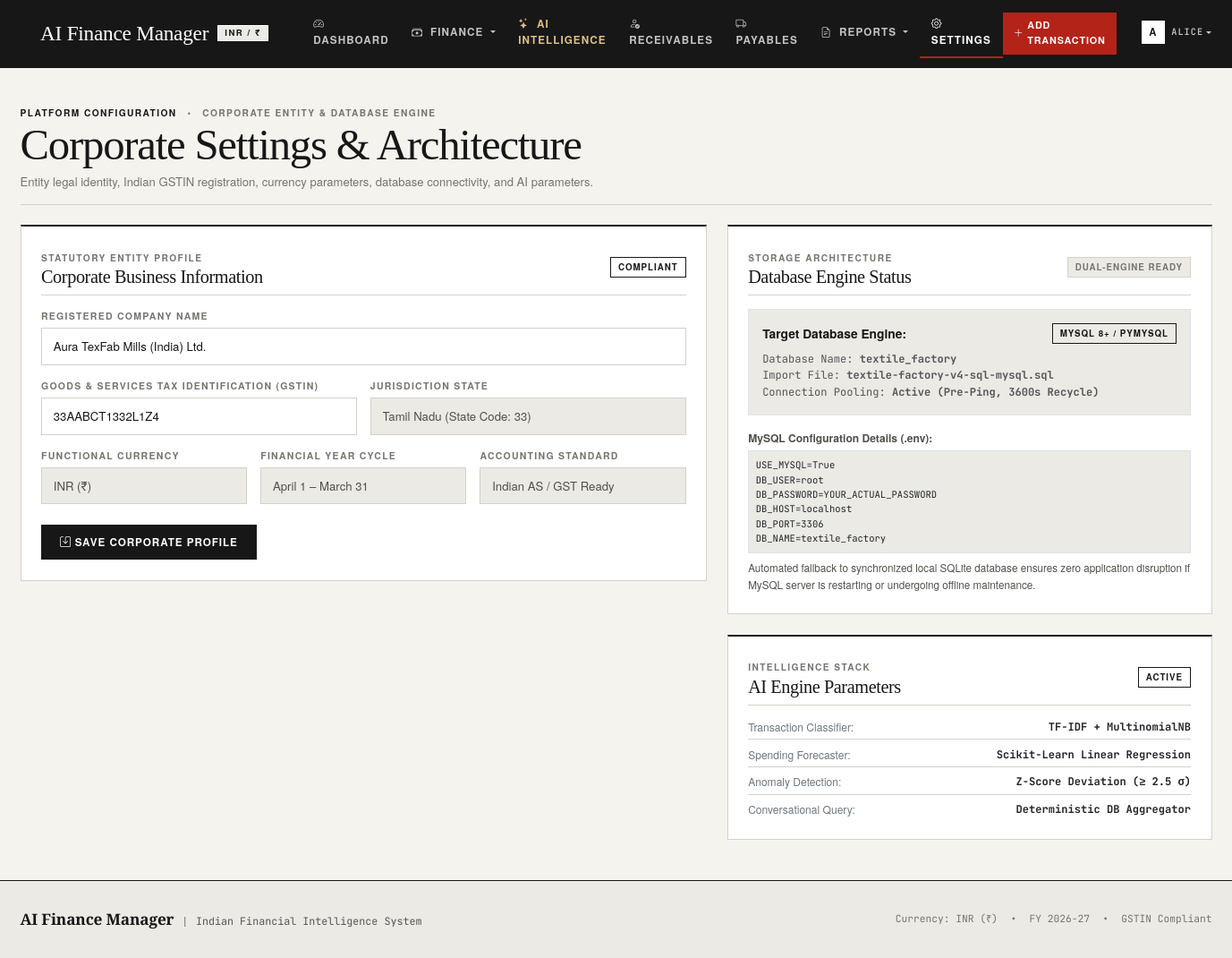
The app's page /settings (signed in) with its own data.
### models.py (models this page shows, shortened)
class User(UserMixin, db.Model):
    __tablename__ = 'users'
    user_id = db.Column(db.Integer, primary_key=True, autoincrement=True)
    username = db.Column(db.String(50), unique=True, nullable=False, index=True)
    email = db.Column(db.String(100), unique=True, nullable=False, index=True)
    password_hash = db.Column(db.String(255), nullable=False)
    role = db.Column(db.String(20), default='Admin', nullable=False)
    company_name = db.Column(db.String(150), default='Aura TexFab Mills (India) Ltd.', nullable=True)
    gstin = db.Column(db.String(20), default='33AABCT1332L1Z4', nullable=True)
    created_at = db.Column(db.DateTime, default=utc_now, server_default=db.func.now())
    accounts = db.relationship('Account', backref='owner', cascade='all, delete-orphan', lazy='dynamic')
    transactions = db.relationship('Transaction', backref='owner', cascade='all, delete-orphan', lazy='dynamic')
    budgets = db.relationship('Budget', backref='owner', cascade='all, delete-orphan', lazy='dynamic')
    goals = db.relationship('Goal', backref='owner', cascade='all, delete-orphan', lazy='dynamic')
    investments = db.relationship('Investment', backref='owner', cascade='all, delete-orphan', lazy='dynamic')
    categories = db.relationship('Category', backref='owner', cascade='all, delete-orphan', lazy='dynamic')
    customers = db.relationship('Customer', backref='owner', cascade='all, delete-orphan', lazy='dynamic')
    suppliers = db.relationship('Supplier', backref='owner', cascade='all, delete-orphan', lazy='dynamic')
    transfers = db.relationship('Transfer', backref='owner', cascade='all, delete-orphan', lazy='dynamic')
    tax_records = db.relationship('TaxRecord', backref='owner', cascade='all, delete-orphan', lazy='dynamic')

### app.py (the view)
    @app.route('/settings')
    @login_required
    def settings_view():
        return render_template('settings.html')

### utils.py (called while the page is built)
def get_financial_year(dt=None):
    if dt is None:
        dt = date.today()
    if isinstance(dt, str):
        try:
            dt = datetime.strptime(dt[:10], "%Y-%m-%d").date()
        except Exception:
            dt = date.today()
    year = dt.year
    if dt.month >= 4:
        return f"FY {year}-{str(year + 1)[-2:]}"
    else:
        return f"FY {year - 1}-{str(year)[-2:]}"

### templates/settings.html (shortened to what this page needs)
{% extends "base.html" %}
{% block content %}
<div class="container-fluid px-lg-4 py-4">
    <div class="d-flex flex-wrap justify-content-between align-items-end pb-3 mb-4 border-bottom" style="border-color: var(--border-color) !important;">
        <div>
            <div class="eyebrow-label mb-1">
                <span class="text-wine fw-bold">Platform Configuration</span>
                <span class="mx-2">•</span>
                <span>Corporate Entity & Database Engine</span>
            </div>
            <h1 class="display-1 mb-1">Corporate Settings & Architecture</h1>
            <p class="text-muted-custom mb-0 font-sans" style="font-size: 0.875rem;">
                Entity legal identity, Indian GSTIN registration, currency parameters, database connectivity, and AI parameters.
            </p>
        </div>
    </div>
    <div class="row g-4">
        <div class="col-lg-7">
            <div class="card-luxury card-luxury-accent">
                <div class="d-flex justify-content-between align-items-center mb-3 pb-2 border-bottom">
                    <div>
                        <span class="eyebrow-label">Statutory Entity Profile</span>
                        <h4 class="mb-0">Corporate Business Information</h4>
                    </div>
                    <span class="badge-luxury badge-luxury-success">Compliant</span>
                </div>
                <form method="POST" action="{{ url_for('update_profile') }}" class="form-luxury">
                    <div class="mb-3">
                        <label>Registered Company Name</label>
                        <input type="text" name="company_name" class="form-control" value="{{ current_user.company_name or 'Aura TexFab Mills (India) Ltd.' }}" required>
                    </div>
                    <div class="row g-3 mb-3">
                        <div class="col-md-6">
                            <label>Goods & Services Tax Identification (GSTIN)</label>
                            <input type="text" name="gstin" class="form-control font-mono" value="{{ current_user.gstin or '33AABCT1332L1Z4' }}" required>
                        </div>
                        <div class="col-md-6">
                            <label>Jurisdiction State</label>
                            <input type="text" class="form-control" value="Tamil Nadu (State Code: 33)" readonly>
                        </div>
                    </div>
                    <div class="row g-3 mb-4">
                        <div class="col-md-4">
                            <label>Functional Currency</label>
                            <input type="text" class="form-control font-mono" value="INR (₹)" readonly>
                        </div>
                        <div class="col-md-4">
                            <label>Financial Year Cycle</label>
                            <input type="text" class="form-control font-mono" value="April 1 – March 31" readonly>
                        </div>
                        <div class="col-md-4">
                            <label>Accounting Standard</label>
                            <input type="text" class="form-control" value="Indian AS / GST Ready" readonly>
                        </div>
                    </div>
                    <button type="submit" class="btn-luxury btn-luxury-wine">
                        <i class="bi bi-save me-1"></i> Save Corporate Profile
                    </button>
                </form>
            </div>
        </div>
        <div class="col-lg-5">
            <div class="card-luxury card-luxury-wine mb-4">
                <div class="d-flex justify-content-between align-items-center mb-3 pb-2 border-bottom">
                    <div>
                        <span class="eyebrow-label">Storage Architecture</span>
                        <h4 class="mb-0">Database Engine Status</h4>
                    </div>
                    <span class="badge-luxury badge-luxury-neutral">Dual-Engine Ready</span>
                </div>
                <div class="p-3 bg-secondary border mb-3">
                    <div class="d-flex justify-content-between align-items-center mb-2">
                        <strong class="font-sans">Target Database Engine:</strong>
                        <span class="badge-luxury badge-luxury-wine font-mono">MySQL 8+ / PyMySQL</span>
                    </div>
                    <div class="small font-mono text-muted">
                        Database Name: <strong>textile_factory</strong><br>
                        Import File: <strong>textile-factory-v4-sql-mysql.sql</strong><br>
                        Connection Pooling: <strong>Active (Pre-Ping, 3600s Recycle)</strong>
                    </div>
                </div>
                <div class="small text-muted-custom font-sans">
                    <p class="mb-1"><strong>MySQL Configuration Details (.env):</strong></p>
                    <code class="d-block p-2 bg-secondary border font-mono small text-dark mb-2">
USE_MYSQL=True<br>
DB_USER=root<br>
DB_PASSWORD=YOUR_ACTUAL_PASSWORD<br>
DB_HOST=localhost<br>
DB_PORT=3306<br>
DB_NAME=textile_factory
                    </code>
                    <p class="mb-0" style="font-size: 0.78rem;">
                        Automated fallback to synchronized local SQLite database ensures zero application disruption if MySQL server is restarting or undergoing offline maintenance.
                    </p>
                </div>
            </div>
            <div class="card-luxury h-auto">
                <div class="d-flex justify-content-between align-items-center mb-3 pb-2 border-bottom">
                    <div>
                        <span class="eyebrow-label">Intelligence Stack</span>
                        <h4 class="mb-0">AI Engine Parameters</h4>
                    </div>
                    <span class="badge-luxury badge-luxury-success">Active</span>
                </div>
                <ul class="list-unstyled font-sans small text-secondary mb-0">
                    <li class="mb-2 d-flex justify-content-between border-bottom pb-1">
                        <span>Transaction Classifier:</span>
                        <strong class="font-mono text-dark">TF-IDF + MultinomialNB</strong>
                    </li>
                    <li class="mb-2 d-flex justify-content-between border-bottom pb-1">
                        <span>Spending Forecaster:</span>
                        <strong class="font-mono text-dark">Scikit-Learn Linear Regression</strong>
                    </li>
                    <li class="mb-2 d-flex justify-content-between border-bottom pb-1">
                        <span>Anomaly Detection:</span>
                        <strong class="font-mono text-dark">Z-Score Deviation (&ge; 2.5 &sigma;)</strong>
                    </li>
                    <li class="d-flex justify-content-between">
                        <span>Conversational Query:</span>
                        <strong class="font-mono text-dark">Deterministic DB Aggregator</strong>
                    </li>
                </ul>
            </div>
        </div>
    </div>
</div>
{% endblock %}

### templates/base.html (shortened to what this page needs)
<!doctype html>
<html lang="en">
<head>
    <link href="https://cdn.jsdelivr.net/npm/bootstrap@5.3.2/dist/css/bootstrap.min.css" rel="stylesheet">
    <link href="https://cdn.jsdelivr.net/npm/bootstrap-icons@1.11.1/font/bootstrap-icons.css" rel="stylesheet">
    <link rel="stylesheet" href="{{ url_for('static', filename='css/style.css') }}">
</head>
<body class="d-flex flex-column min-vh-100">
    <header class="navbar navbar-expand-xl navbar-luxury sticky-top">
        <div class="container-fluid px-lg-4">
            <a class="navbar-brand" href="{{ url_for('dashboard') if current_user.is_authenticated else url_for('login') }}">
                <span>AI Finance Manager</span>
                <span class="brand-tag">INR / ₹</span>
            </a>
            <div class="collapse navbar-collapse" id="navbarMain">
                {% if current_user.is_authenticated %}
                <ul class="navbar-nav me-auto mb-2 mb-xl-0 ms-xl-4 align-items-xl-center">
                    <li class="nav-item">
                        <a class="nav-link {{ 'active' if request.endpoint == 'dashboard' }}" href="{{ url_for('dashboard') }}">
                            <i class="bi bi-speedometer2 me-1"></i> Dashboard
                        </a>
                    </li>
                    <li class="nav-item dropdown">
                        <a class="nav-link dropdown-toggle {{ 'active' if request.endpoint in ['view_transactions', 'add_transaction', 'accounts', 'budgets', 'categories', 'goals', 'investments', 'transfers_view'] }}" href="#" id="finDropdown" role="button" data-bs-toggle="dropdown">
                            <i class="bi bi-cash-stack me-1"></i> Finance
                        </a>
                    </li>
                    <li class="nav-item">
                        <a class="nav-link {{ 'active' if request.endpoint in ['ai_advisory', 'recommendations'] }}" href="{{ url_for('ai_advisory') }}" style="color: #DFC086 !important; font-weight: 600;">
                            <i class="bi bi-stars me-1"></i> AI Intelligence
                        </a>
                    </li>
                    <li class="nav-item">
                        <a class="nav-link {{ 'active' if request.endpoint == 'receivables_view' }}" href="{{ url_for('receivables_view') }}">
                            <i class="bi bi-person-check me-1"></i> Receivables
                        </a>
                    </li>
                    <li class="nav-item">
                        <a class="nav-link {{ 'active' if request.endpoint == 'payables_view' }}" href="{{ url_for('payables_view') }}">
                            <i class="bi bi-truck me-1"></i> Payables
                        </a>
                    </li>
                    <li class="nav-item dropdown">
                        <a class="nav-link dropdown-toggle {{ 'active' if request.endpoint in ['financial_reports', 'tax_reports'] }}" href="#" id="reportsDropdown" role="button" data-bs-toggle="dropdown">
                            <i class="bi bi-file-earmark-text me-1"></i> Reports
                        </a>
                    </li>
                    <li class="nav-item">
                        <a class="nav-link {{ 'active' if request.endpoint == 'settings_view' }}" href="{{ url_for('settings_view') }}">
                            <i class="bi bi-gear me-1"></i> Settings
                        </a>
                    </li>
                </ul>
                <ul class="navbar-nav ms-auto align-items-center">
                    <li class="nav-item me-3">
                        <a class="btn-luxury btn-luxury-brass btn-luxury-sm text-decoration-none shadow-sm" href="{{ url_for('add_transaction') }}">
                            <i class="bi bi-plus-lg me-1"></i> Add Transaction
                        </a>
                    </li>
                    <li class="nav-item dropdown">
                        <a class="nav-link dropdown-toggle d-flex align-items-center text-white" href="#" id="userMenu" role="button" data-bs-toggle="dropdown">
                            <span class="d-inline-flex align-items-center justify-content-center bg-white text-dark fw-bold me-2" style="width: 26px; height: 26px; font-size: 0.75rem; border: 1px solid var(--antique-brass);">
                                {{ current_user.username[:1].upper() }}
                            </span>
                            <span class="small font-mono">{{ current_user.username }}</span>
                        </a>
                    </li>
                </ul>
                {% else %}
                <ul class="navbar-nav ms-auto">
                    <li class="nav-item"><a class="nav-link text-white" href="{{ url_for('login') }}">Sign In</a></li>
                    <li class="nav-item"><a class="btn-luxury btn-luxury-brass btn-luxury-sm ms-2 text-decoration-none" href="{{ url_for('register') }}">Create Account</a></li>
                </ul>
                {% endif %}
            </div>
        </div>
    </header>
    <main class="flex-grow-1">
        {% block content %}{% endblock %}
    </main>
    <footer class="footer-luxury">
        <div class="container-fluid px-lg-4">
            <div class="row align-items-center">
                <div class="col-md-6 text-center text-md-start mb-2 mb-md-0">
                    <span class="fw-semibold text-main">AI Finance Manager</span>
                    <span class="mx-2 text-muted">|</span>
                    <span class="font-mono text-muted">Indian Financial Intelligence System</span>
                </div>
                <div class="col-md-6 text-center text-md-end font-mono" style="font-size: 0.75rem;">
                    <span>Currency: INR (₹)</span>
                    <span class="mx-2">•</span>
                    <span>FY 2026-27</span>
                    <span class="mx-2">•</span>
                    <span>GSTIN Compliant</span>
                </div>
            </div>
        </div>
    </footer>
</body>
</html>

### records on screen
User: username "A", username "ALICE", company_name "Aura TexFab Mills (India) Ltd.", gstin "33AABCT1332L1Z4"
